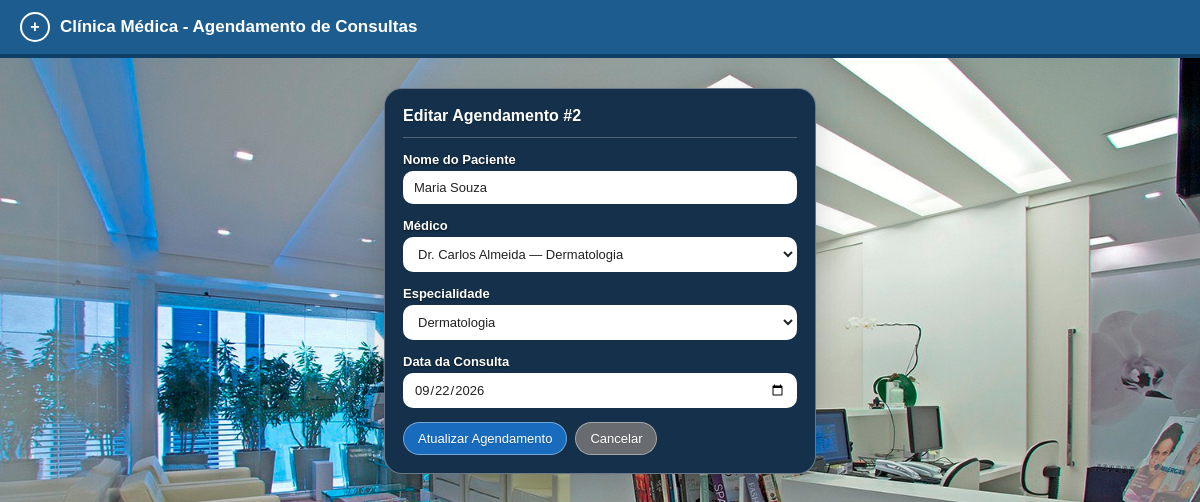
The page /editar.php?id=2 on the database its author committed.
### tables this page shows
CREATE TABLE `agendamentos` (
  `id` int(11) NOT NULL AUTO_INCREMENT,
  `paciente` varchar(120) NOT NULL,
  `medico` varchar(120) NOT NULL,
  `especialidade` varchar(80) NOT NULL,
  `data_consulta` date NOT NULL,
  PRIMARY KEY (`id`)
);

### opcoes.php (called while the page is built)
<?php
$medicos = [
    'Dr. Carlos Almeida' => 'Dermatologia',
    'Dra. Fernanda Lima' => 'Cardiologia',
    'Dr. Rafael Costa' => 'Ortopedia',
    'Dra. Renata Oliveira' => 'Pediatria',
    'Dr. Bruno Martins' => 'Neurologia',
    'Dra. Juliana Rocha' => 'Ginecologia',
    'Dr. André Pereira' => 'Clínico Geral',
];
$especialidades = [
    'Cardiologia',
    'Dermatologia',
    'Pediatria',
    'Ortopedia',
    'Neurologia',
    'Ginecologia',
    'Oftalmologia',
    'Clínico Geral',
];

### editar.php (the view, shortened to what this page needs)
<?php
require_once 'conexao.php';
require_once 'opcoes.php';
$id = $_GET['id'];
$stmt = $pdo->prepare("SELECT * FROM agendamentos WHERE id = ?");
$stmt->execute([$id]);
$agendamento = $stmt->fetch(PDO::FETCH_ASSOC);
?>
<!DOCTYPE html>
<html lang="pt-BR">
<head>
    <link rel="stylesheet" href="style.css">
</head>
<body>
    <header>
        <span class="simbolo">+</span>
        <h1>Clínica Médica - Agendamento de Consultas</h1>
    </header>
    <main class="form-largura">
        <div class="card">
            <div class="toolbar">
                <h2>Editar Agendamento <?= '#' . $agendamento['id'] ?></h2>
            </div>
            <form method="POST" action="">
                <div class="campo">
                    <label for="paciente">Nome do Paciente</label>
                    <input type="text" id="paciente" name="paciente" required
                           value="<?= htmlspecialchars($agendamento['paciente']) ?>">
                </div>
                <div class="campo">
                    <label for="medico">Médico</label>
                    <select id="medico" name="medico" required>
                        <?php foreach ($medicos as $nome => $esp): ?>
                            <option value="<?= htmlspecialchars($nome) ?>"
                                    data-especialidade="<?= htmlspecialchars($esp) ?>"
                                    <?= $nome === $agendamento['medico'] ? 'selected' : '' ?>>
                                <?= htmlspecialchars($nome) ?> — <?= htmlspecialchars($esp) ?>
                            </option>
                        <?php endforeach; ?>
                    </select>
                </div>
                <div class="campo">
                    <label for="especialidade">Especialidade</label>
                    <select id="especialidade" name="especialidade" required>
                        <?php foreach ($especialidades as $esp): ?>
                            <option value="<?= htmlspecialchars($esp) ?>"
                                    <?= $esp === $agendamento['especialidade'] ? 'selected' : '' ?>>
                                <?= htmlspecialchars($esp) ?>
                            </option>
                        <?php endforeach; ?>
                    </select>
                </div>
                <div class="campo">
                    <label for="data_consulta">Data da Consulta</label>
                    <input type="date" id="data_consulta" name="data_consulta" required
                           value="<?= htmlspecialchars($agendamento['data_consulta']) ?>">
                </div>
                <div class="acoes-form">
                    <button type="submit" class="botao botao_azul">Atualizar Agendamento</button>
                    <a href="index.php" class="botao botao_cinza">Cancelar</a>
                </div>
            </form>
        </div>
    </main>
</body>
</html>

### style.css (style rules this page uses)
* { margin: 0; padding: 0; box-sizing: border-box; }
body { font-family: Arial, Helvetica, sans-serif; color: #fff; min-height: 100vh; background: url('img/image.png') center/cover no-repeat fixed; }
header { background: #1d5c8f; color: #fff; padding: 12px 20px; display: flex; align-items: center; gap: 10px; border-bottom: 4px solid #0f3e66; }
header .simbolo { width: 30px; height: 30px; border: 2px solid #fff; border-radius: 50%; display: flex; align-items: center; justify-content: center; font-weight: bold; font-size: 16px; }
header h1 { font-size: 17px; }
main { max-width: 900px; margin: 30px auto; padding: 0 14px; }
.card { background: #14304a; border: 1px solid rgba(255, 255, 255, 0.35); border-radius: 18px; padding: 18px; box-shadow: 0 12px 32px rgba(0, 0, 0, 0.18); }
.toolbar { display: flex; justify-content: space-between; align-items: center; margin-bottom: 14px; padding-bottom: 12px; border-bottom: 1px solid rgba(255, 255, 255, 0.25); flex-wrap: wrap; gap: 10px; }
.toolbar h2 { font-size: 16px; color: #fff; text-shadow: 0 1px 2px rgba(0, 0, 0, 0.2); }
.botao { display: inline-block; padding: 8px 14px; border: 1px solid rgba(255, 255, 255, 0.4); border-radius: 999px; font-size: 13px; font-family: inherit; text-decoration: none; cursor: pointer; color: #fff; text-shadow: 0 1px 1px rgba(0, 0, 0, 0.15); transition: background 0.15s; }
.botao_azul { background: rgba(25, 118, 210, 0.85); }
.botao_cinza { background: rgba(119, 119, 119, 0.85); }
.form-largura { max-width: 460px; }
.campo { margin-bottom: 14px; }
.campo label { display: block; font-size: 13px; font-weight: bold; margin-bottom: 4px; color: #fff; text-shadow: 0 1px 2px rgba(0, 0, 0, 0.6); }
.campo input, .campo select { width: 100%; padding: 8px 10px; border: 1px solid rgba(255, 255, 255, 0.35); border-radius: 10px; font-size: 13px; font-family: inherit; background: #fff; color: #222; outline: none; }
.campo input::placeholder { color: rgba(0, 0, 0, 0.5); }
.campo select option { color: #222; background: #fff; }
.acoes-form { display: flex; gap: 8px; margin-top: 14px; }

### rows shown on the page
agendamentos: id "2", paciente "Maria Souza", medico "Dr. Carlos Almeida — Dermatologia", especialidade "Dermatologia", data_consulta "09/22/2026"
